Frame 1 (no input): blank canvas, image omitted
Frame 60 (no input): blank canvas, image omitted
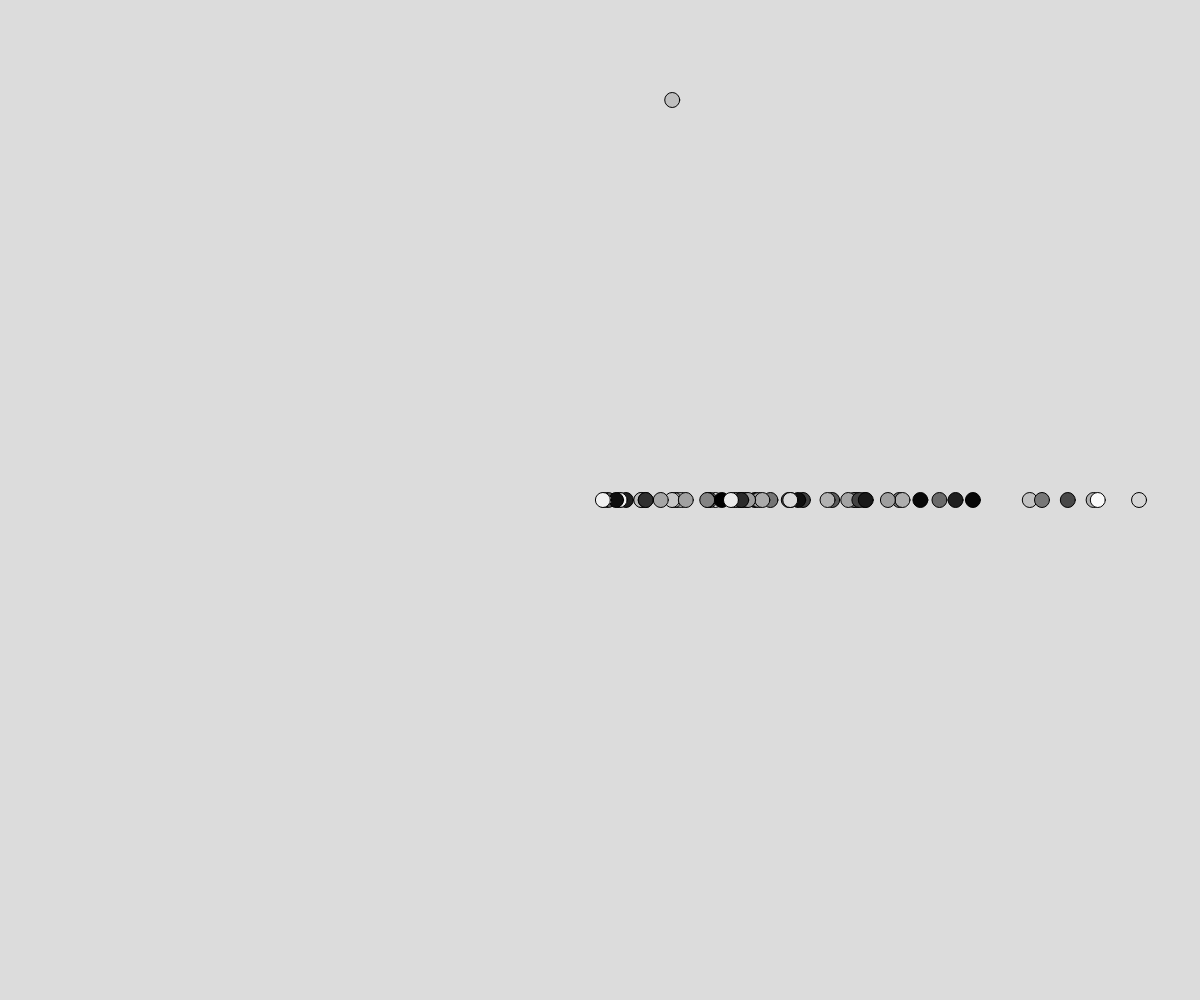
Frame 120 (the mouse pressed at the canvas centre since frame 60)

The p5.js sketch whose frames 1 and 60 were blank and that drew this single picture after the mouse press (run headless with seeded random() and noise() and a simulated clock; from frame 60 on, the mouse is pressed at the canvas centre):

// p5.js sketch
// ── sketch.js
// Objects Mini Demo
// Peyton Salzsauler
// October 10th, 2025

// globals ----- "simple data only"
let myBall;
let ballCollection = []
function setup() {
  createCanvas(windowWidth, windowHeight);
  myBall = new Ball(100,100);
}

function draw() {
  background(220);
  // process the single ball object
  myBall.move();
  myBall.display();
  
  //add new objects 
  if(mouseIsPressed){
    ballCollection.push(new Ball(mouseX, mouseY));
  }
  for(let b of ballCollection){
    b.move();
    b.display();
  }
}
class Ball{
  // 1. Constructorr
  constructor(x,y){
    this.x = x; this.y = y;
    this.c = (random(225), random(225), random(255));
    this.size = 15;
    this.speed = random(2,10);

  }


  //2 Class methods/functions
  display(){
    fill(this.c);
    circle(this.x, this.y, this.size);
  }
  move(){
    //horizontal movement only
    this.x += this.speed;
    if(this.x > width) this.x = 0;
  }
}
